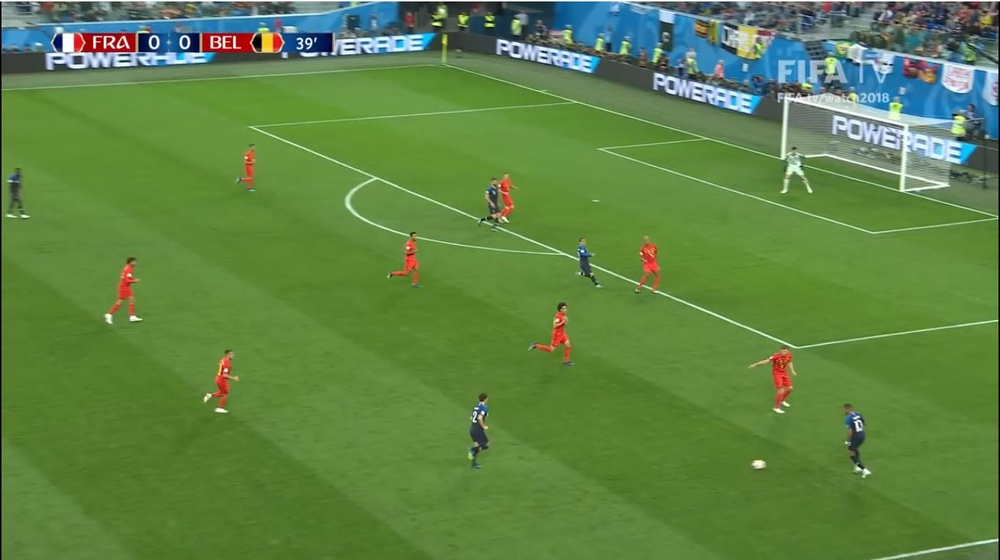
#> input picture Data/Capture.JPG, 1000 x 560 px, shrunk from 1362 x 763 before the run
$ python -i court_detection.py   (imports and definitions only)
#> lines starting #> are read from the running program, lines starting #| are printed output that depends on the picture; after the words box and inside, x2 and y2 are one past the last pixel; in counts of white or black regions, pixels touching at a corner belong together
#> further down, picture is the input picture: shape (560, 1000, 3); mean B, G, R 69.6, 131.4, 94.9
import cv2
import numpy as np
from sklearn.cluster import DBSCAN
from sklearn.linear_model import LinearRegression


def detect_court_corners_simple(frame, debug=False):
    """
    Improved approach: Find the four corners by tracing the same line segments
    that contain the bottom corners to find the corresponding top corners.
    """
#> called with debug = False
    print("[DEBUG] Converting to grayscale...")
    gray = cv2.cvtColor(frame, cv2.COLOR_BGR2GRAY)
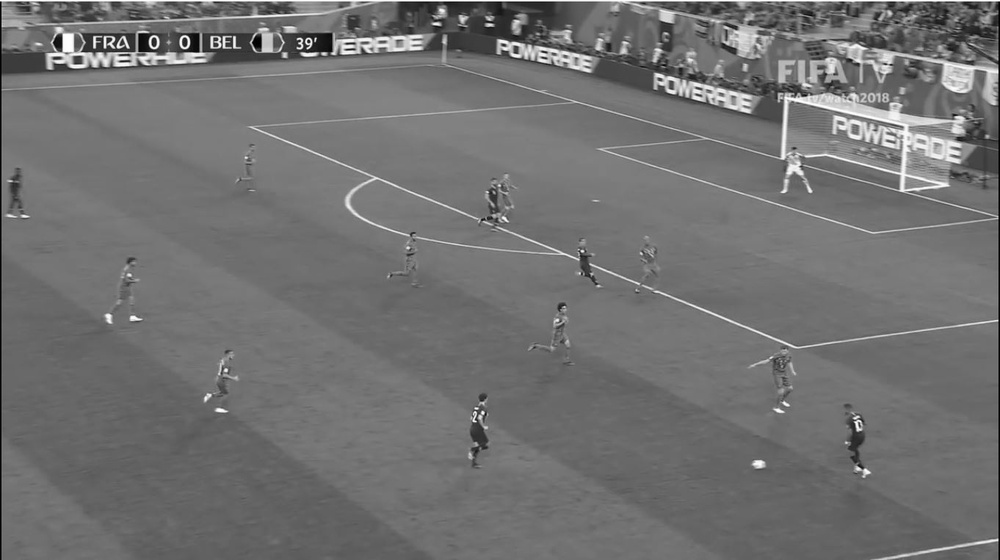
#> gray: shape (560, 1000); min 0, max 255, mean 113.4

    print("[DEBUG] Applying Gaussian blur...")
    blurred = cv2.GaussianBlur(gray, (5, 5), 0)

    print("[DEBUG] Performing Canny edge detection...")
    edges = cv2.Canny(blurred, 50, 150, apertureSize=3)
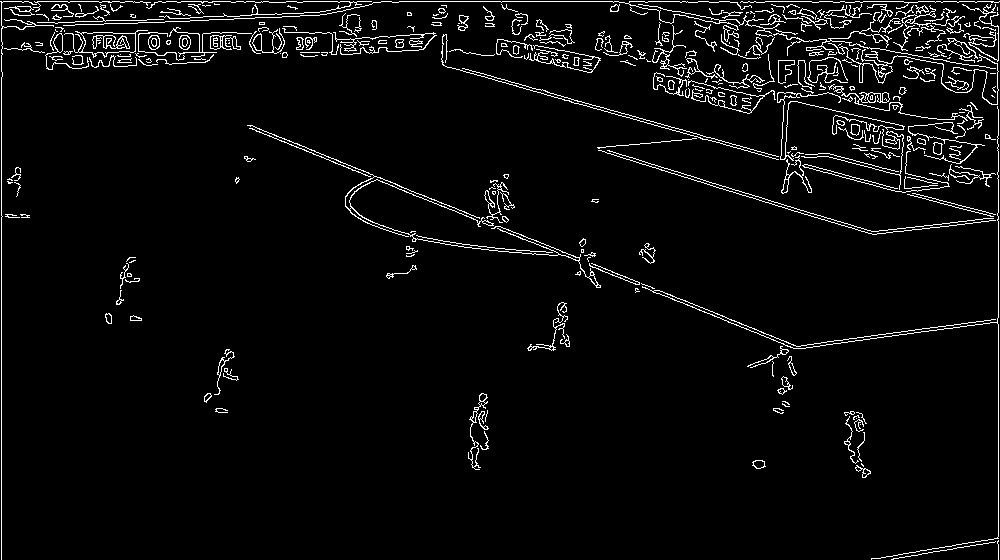
#> edges: shape (560, 1000); 4.2% white in thin lines or dots

    print("[DEBUG] Running Hough Line Transform...")
    lines = cv2.HoughLinesP(edges, 1, np.pi / 180, threshold=80, minLineLength=100, maxLineGap=50)
#> lines = 125 rows, first 6: [0, 1, 999, 1], [1, 559, 1, 2], [249, 128, 795, 348], [998, 559, 998, 2], [249, 125, 803, 348], [441, 52, 983, 52]

    debug_img = frame.copy()
    h, w = frame.shape[:2]
#> h = 560; w = 1000

    if lines is None:
        print("[DEBUG] No lines detected.")
        return []

    print(f"[DEBUG] Number of lines detected: {len(lines)}")
#| [DEBUG] Number of lines detected: 125

    # Draw all detected lines in green
    for line in lines:
        x1, y1, x2, y2 = line[0]
        cv2.line(debug_img, (x1, y1), (x2, y2), (0, 255, 0), 1)
#> this loop made 125 passes
#> (x1, y1, x2, y2) on passes 1 to 12: (0, 1, 999, 1), (1, 559, 1, 2), (249, 128, 795, 348), (998, 559, 998, 2), (249, 125, 803, 348), (441, 52, 983, 52), (339, 31, 800, 163), (200, 4, 378, 51), (598, 150, 874, 234), (282, 57, 991, 20), (658, 28, 993, 16), (442, 54, 997, 73)
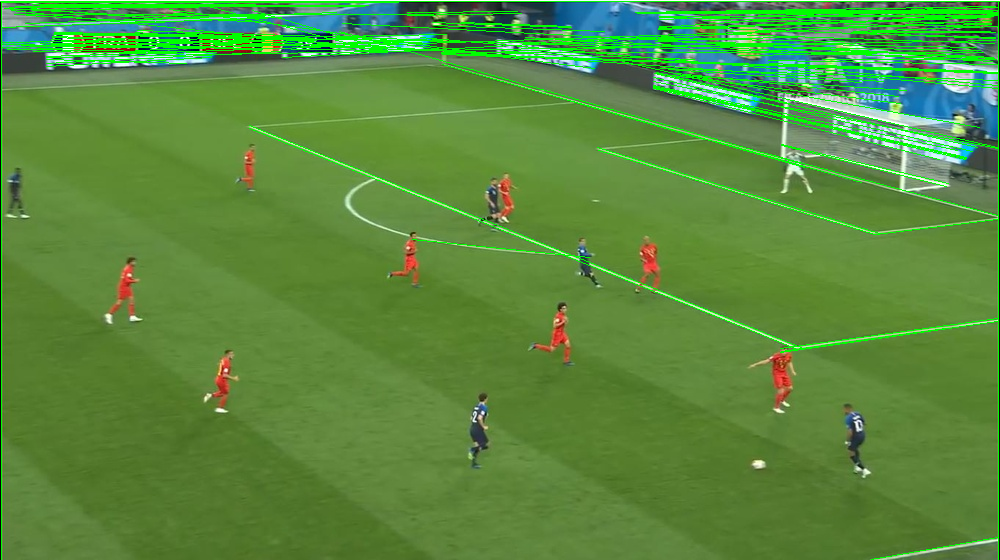
#> debug_img: shape (560, 1000, 3); 6% of pixels changed, all inside (x1, y1, x2, y2) = (0, 1, 1000, 560)

    # Find potential sideline segments
    sideline_segments = find_sideline_segments(lines, w, h)

    if len(sideline_segments) < 2:
        print("[DEBUG] Not enough sideline segments found.")
        return []

    # Group segments into left and right sidelines
    left_sideline, right_sideline = group_sideline_segments(sideline_segments, w, debug_img)

    if not left_sideline or not right_sideline:
        print("[DEBUG] Could not identify both sidelines.")
        return []

    # Find corners by tracing the same lines that contain bottom corners
    corners = find_corners_by_line_tracing(left_sideline, right_sideline, debug_img, h, w)

    if debug:
        print("[DEBUG] Displaying image with detected sidelines and corners...")
        cv2.imshow('Improved Corner Detection', debug_img)
        cv2.waitKey(0)
        cv2.destroyAllWindows()

    print(f"[DEBUG] Found {len(corners)} corners: {corners}")
    return corners


def find_sideline_segments(lines, img_width, img_height):
    """
    Find line segments that could be part of tennis court sidelines.
    """
#> called with lines = array of shape (125, 1, 4), img_width = 1000, img_height = 560
    sideline_segments = []

    for line in lines:
        x1, y1, x2, y2 = line[0]

        # Calculate line properties
        dx = x2 - x1
        dy = y2 - y1
        length = np.sqrt(dx**2 + dy**2)

        # Calculate angle from horizontal
        if abs(dx) < 1e-6:
            angle = 90.0
        else:
            angle = abs(np.arctan(dy / dx) * 180 / np.pi)

        # Calculate slope for line extension
        if abs(dx) < 1e-6:
            slope = float('inf')
        else:
            slope = dy / dx

        # Filter for sideline candidates:
        # 1. Reasonably long lines
        # 2. Not perfectly horizontal (angle > 30 degrees)
        # 3. Not perfectly vertical (angle < 85 degrees) to account for perspective
        min_length = max(80, min(img_width, img_height) * 0.15)

        if length > min_length and 30 < angle < 85:
            # Calculate center point and average x-coordinate
            center_x = (x1 + x2) / 2
            center_y = (y1 + y2) / 2

            sideline_segments.append({
                'line': (x1, y1, x2, y2),
                'length': length,
                'angle': angle,
                'slope': slope,
                'center_x': center_x,
                'center_y': center_y,
                'top_y': min(y1, y2),
                'bottom_y': max(y1, y2),
                'top_point': (x1, y1) if y1 < y2 else (x2, y2),
                'bottom_point': (x1, y1) if y1 > y2 else (x2, y2)
            })
#> this loop made 125 passes
#> (x1, y1, x2, y2, dx, dy, length, angle) on passes 1 to 12: (0, 1, 999, 1, 999, 0, 999, 0), (1, 559, 1, 2, 0, -557, 557, 90), (249, 128, 795, 348, 546, 220, 588.7, 21.95), (998, 559, 998, 2, 0, -557, 557, 90), (249, 125, 803, 348, 554, 223, 597.2, 21.93), (441, 52, 983, 52, 542, 0, 542, 0), (339, 31, 800, 163, 461, 132, 479.5, 15.98), (200, 4, 378, 51, 178, 47, 184.1, 14.79), (598, 150, 874, 234, 276, 84, 288.5, 16.93), (282, 57, 991, 20, 709, -37, 710, 2.99), (658, 28, 993, 16, 335, -12, 335.2, 2.05), (442, 54, 997, 73, 555, 19, 555.3, 1.96)
#> (x1, y1, x2, y2, dx, dy, length, angle) on pass 46: (677, 73, 898, 96, 221, 23, 222.2, 5.94)

    print(f"[DEBUG] Found {len(sideline_segments)} potential sideline segments")
#| [DEBUG] Found 0 potential sideline segments
    return sideline_segments


# [280 lines left out: functions group_sideline_segments, find_corners_by_line_tracing, find_corner_pair, find_collinear_segments, find_topmost_point_from_collinear_segments, extend_line_to_find_top_corner and 3 more, not called in this run]

>>> import cv2
>>> picture = cv2.imread('../Data/Capture.JPG')
>>> result = detect_court_corners_simple(picture)
